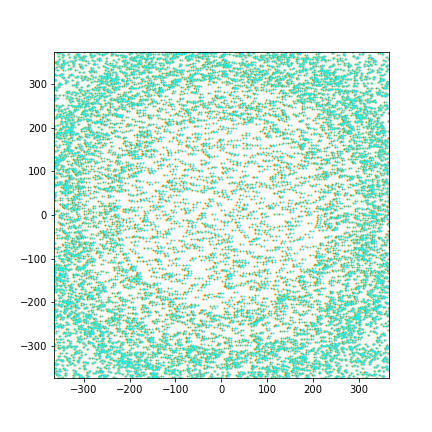

Source code (Python):
import pandas as pd
import numpy as np
import matplotlib.pyplot as plt

df = pd.read_csv("picture.csv")
data = df.values
A = 500
B = 500
W = 5
N = 1500
M = 1.5
rng = np.random.default_rng()
plt.figure(figsize=(6, 6))
for i in range(N):
    xp = rng.uniform(0, len(data[0]))
    yp = rng.uniform(0, len(data))
    zp = M * data[int(yp)][int(xp)]
    xp = xp - len(data[0]) / 2
    yp = yp - len(data) / 2
    xl = (- 0.5 * W * (A + zp) + B * xp) / (A + B - zp)
    xr = (+ 0.5 * W * (A + zp) + B * xp) / (A + B - zp)
    y = B * yp / (A + B - zp)
    plt.scatter(xl, y, color="#EE7800", s=1)
    plt.scatter(xr, y, color="#00FFFF", s=1)
plt.xlim(-0.25*len(data[0]), 0.25*len(data[0]))
plt.ylim(-0.25*len(data), 0.25*len(data))
plt.savefig("anagrif.png")
plt.show()